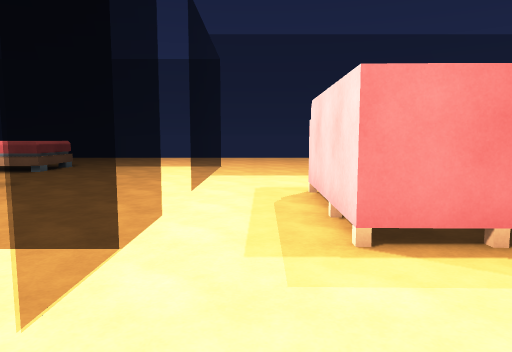
View 1 (above)

20 first-person views from a walk through a Unity game level. The camera is 1.4 m above the floor, tilts 6° down and sees 70° across. Doors are open. The floor is counted in squares, 1 m on a side. Each view is taken from the middle of a square. On the plan, view 1 faces up. The plan holds only what a view shows up to about 16 squares ahead; the rest is blank. The player character is not drawn. Some animated figures are left out. Surface patterns are stand-ins for the level's own textures.

View 2
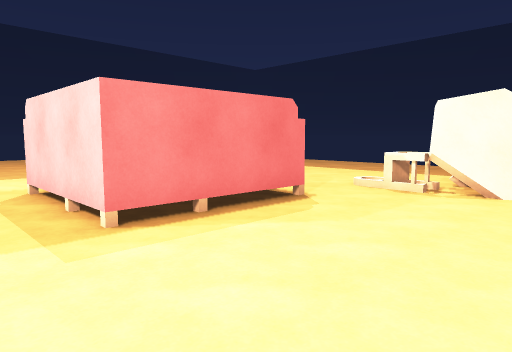

View 3
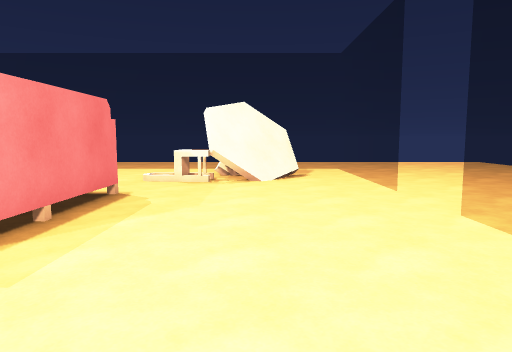

View 4
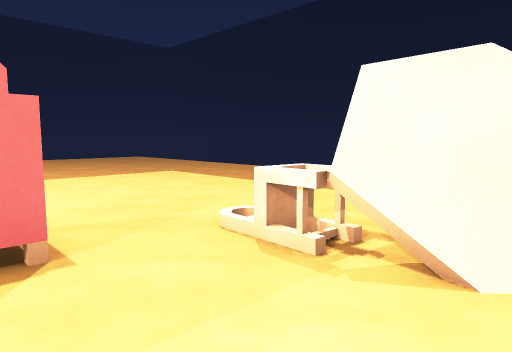

View 5
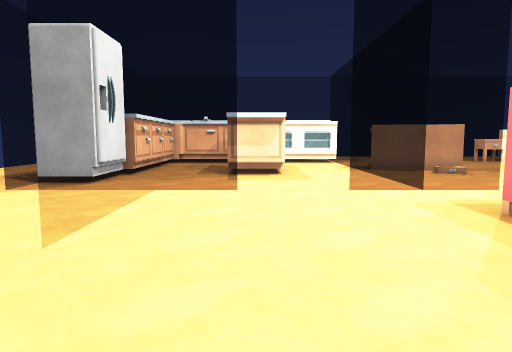

View 6
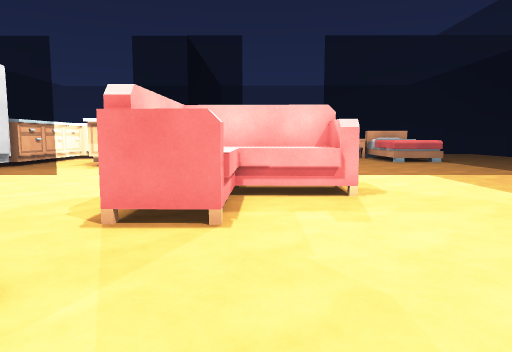

View 7
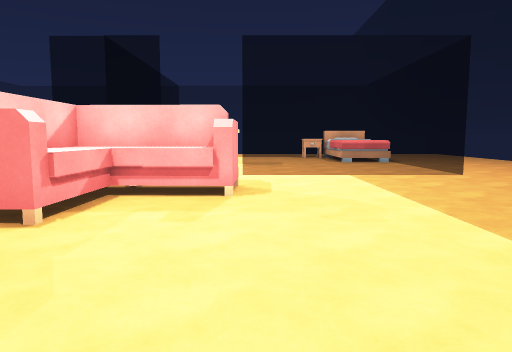

View 8
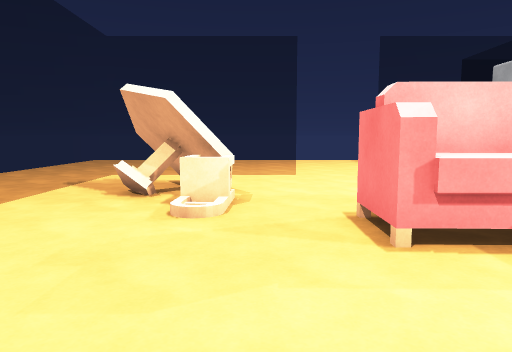

View 9
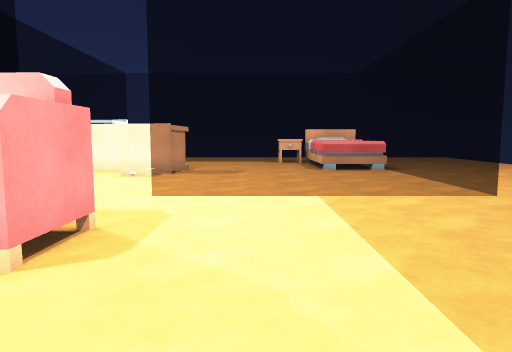

View 10
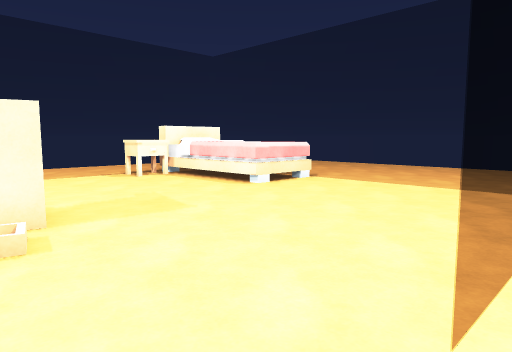

View 11
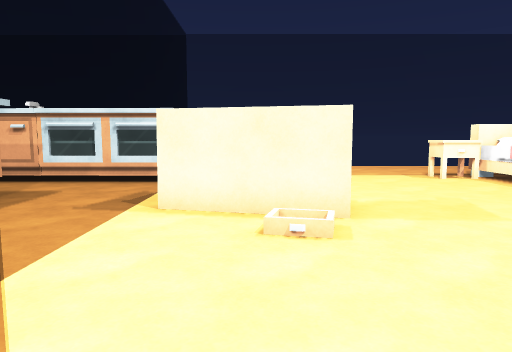

View 12
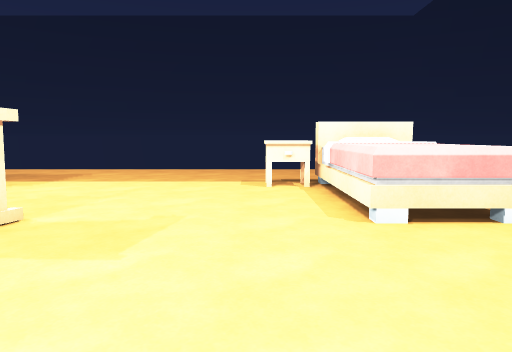

View 13
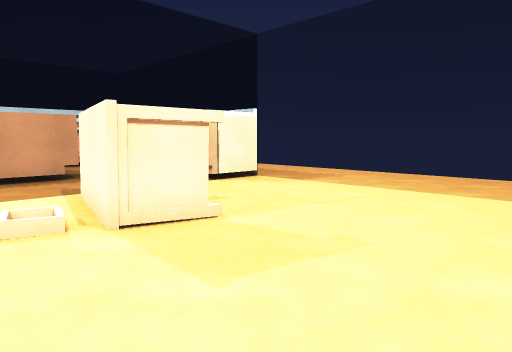

View 14
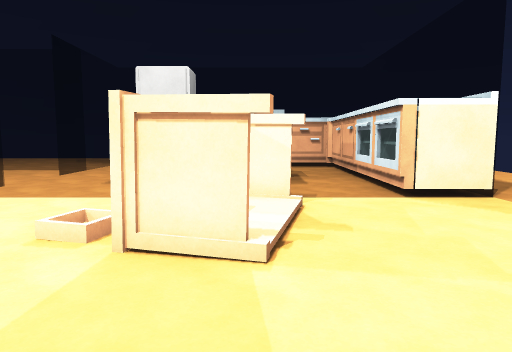

View 15
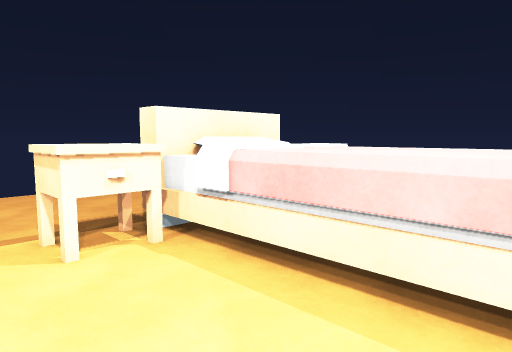

View 16
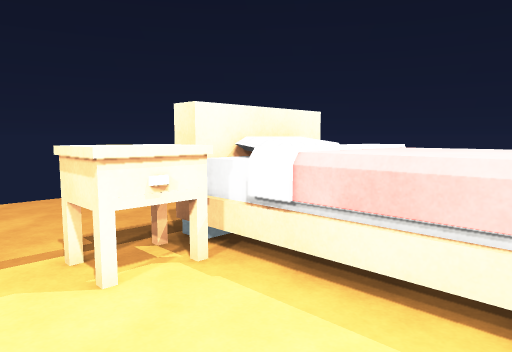

View 17
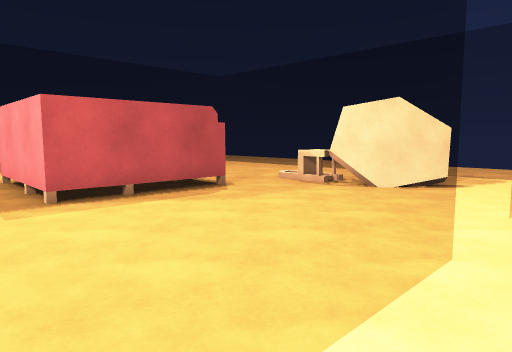

View 18
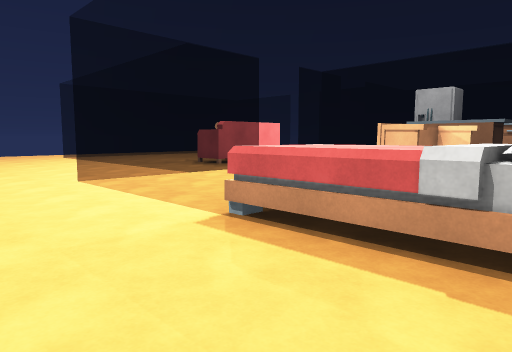

View 19
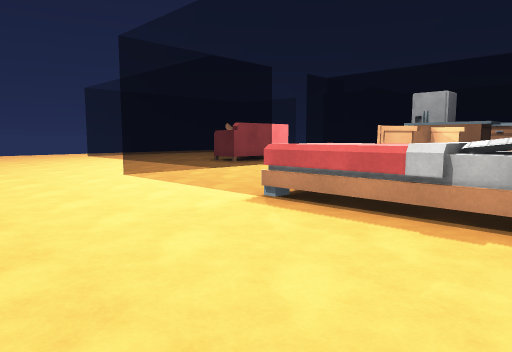

View 20
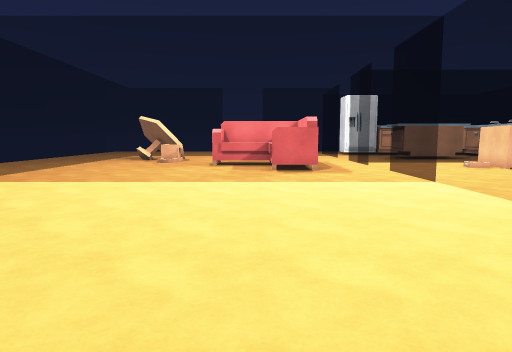

### Floor plan
Key: @ floor where view 1 was taken; . main floor; : floor 0.25 m higher than the main floor; / step, stairs or slope; D open door; = window, fence, low wall or low ledge; B bed; S sofa; C chair; T table; R drawers; F fridge; E stove; I sink; O other object.
Columns run from 18 left of view 1 to 17 right of it. Each row starts with its distance up from view 1.
 25              ..       .
 24    .        ...
 23      ..........     .....
 22     .............   .....
 21     ......................
 20     .......................
 19     .......................
 18     =============...........
 17     BBBBBB......=............
 16 ....BBBBBB......=.............
 15 ....BBBBBB......=..............
 14 ....OO..........=...............
 13 ....O...........================.
 12 ...=............=..............=..
 11 ...=............=..............=..
 10 ...=............=..............=..
  9 ...=.....OO.....D..SSS.........=..
  8 ...=.....:OO/...D..SSS.........=
  7 ...=.....:O./...D..SSS.........=
  6 ...=....OOO.....=..SSSSSS......=.
  5 ...=.....OO.....=..SSSSSS......=..
  4 ...EEEE==..======........../... ..
  3 ....EE..........=..........C...=.
  2  .. EE..........D..........TTT.=.
  1  .  EE...OOOO...D..........TTT.=...
  0     EE...   O...D.@.........TT.=....
 -1     II...   O...=..............=....
 -2     II... ......=..............=....
 -3      I..  ......======DDD=======....
 -4           ......=...................
 -5           RRRFFF=...  .......... ...
 -6                F=..      .......
 -7                F=         ......
 -8             ....            ....
 -9            ...               ...
-10            ..

Positions as (right, up) in squares from view 1, and headings:
1: (0, 0), facing up
2: (-1, -1), facing up-right
3: (-3, 1), facing right
4: (5, 0), facing up-right
5: (8, 0), facing left
6: (12, 7), facing left
7: (12, 10), facing left
8: (8, 11), facing down
9: (7, 12), facing left
10: (-1, 7), facing up-left
11: (-1, 7), facing left
12: (-3, 13), facing left
13: (-5, 14), facing down-left
14: (-9, 13), facing down
15: (-9, 12), facing up-left
16: (-10, 12), facing up-left
17: (-1, -4), facing up-right
18: (-14, 22), facing down-right
19: (-15, 24), facing down-right
20: (4, 25), facing down
